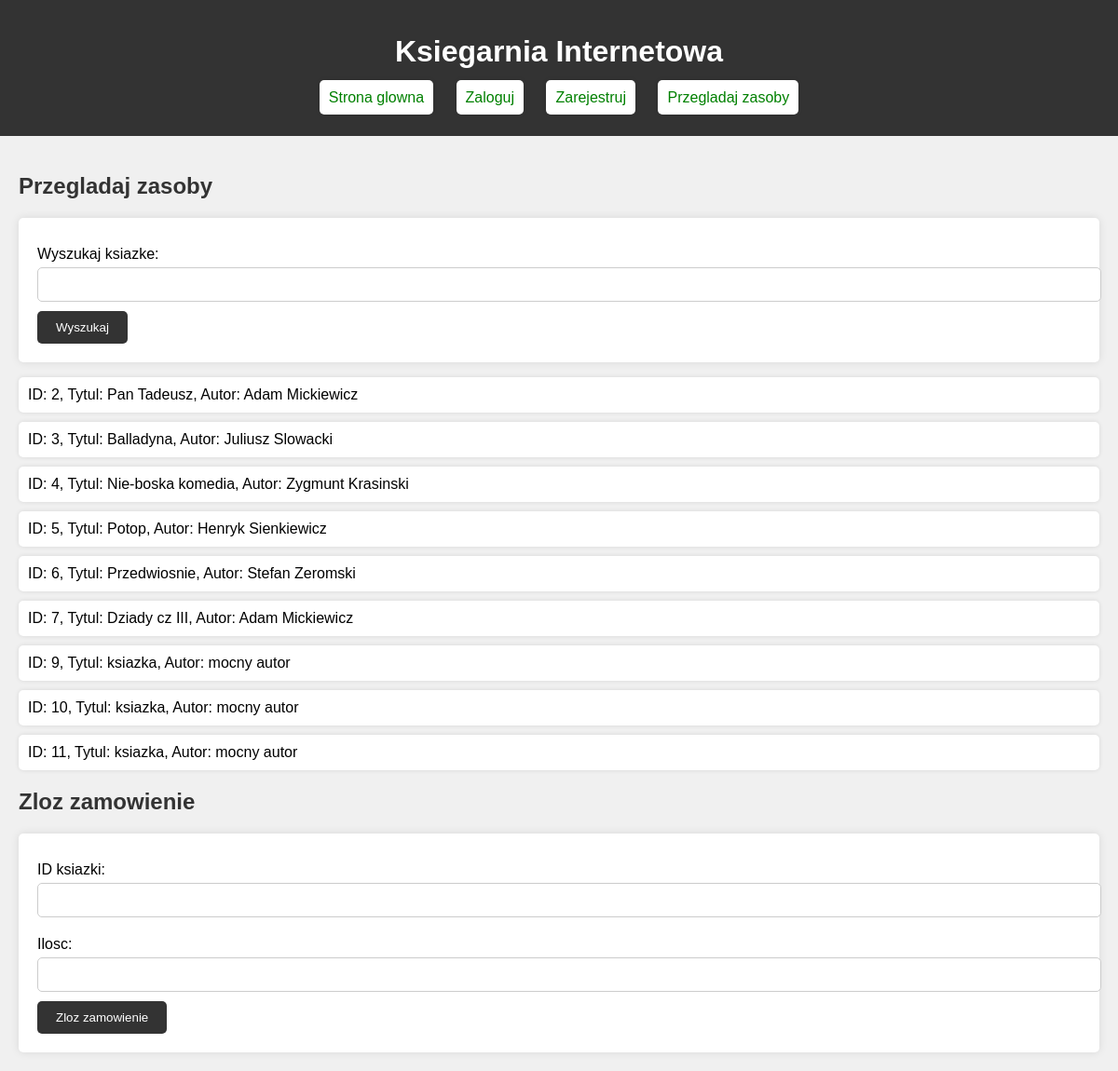
/przeglad.php, run on the app's committed database.
### tables this page shows
CREATE TABLE `ksiazka` (
  `id_ksiazki` int(11) NOT NULL,
  `tytul` varchar(40) DEFAULT NULL,
  `autor` varchar(100) DEFAULT NULL,
  `wydawnictwo` varchar(30) DEFAULT NULL,
  `rok_wydania` int(11) DEFAULT NULL,
  `ilosc` int(11) DEFAULT NULL,
  `cena` float DEFAULT NULL
);

### przeglad.php (the view, shortened to what this page needs)
<?php
require 'baza.php';
$search = $_POST['search'] ?? '';
$query = $db->prepare("SELECT * FROM ksiazka WHERE tytul LIKE ?");
$query->execute(['%' . $search . '%']);
$books = $query->fetchAll();
?>
<!DOCTYPE html>
<html lang="pl">
<head>
    <link rel="stylesheet" href="styles.css">
</head>
<body>
    <header>
        <h1>Ksiegarnia Internetowa</h1>
        <nav>
            <ul>
                <li><a href="index.php">Strona glowna</a></li>
                <li><a href="login.php">Zaloguj</a></li>
                <li><a href="register.php">Zarejestruj</a></li>
                <li><a href="przeglad.php">Przegladaj zasoby</a></li>
            </ul>
        </nav>
    </header>
    <main>
        <h2>Przegladaj zasoby</h2>
        <form method="POST" action="przeglad.php">
            <label for="search">Wyszukaj ksiazke:</label>
            <input type="text" id="search" name="search" value="<?php echo htmlspecialchars($search); ?>">
            <button type="submit">Wyszukaj</button>
        </form>
        <ul>
            <?php foreach ($books as $book): ?>
                <li>ID: <?php echo htmlspecialchars($book['id_ksiazki']); ?>, Tytul: <?php echo htmlspecialchars($book['tytul']); ?>, Autor: <?php echo htmlspecialchars($book['autor']); ?></li>
            <?php endforeach; ?>
        </ul>
        <h2>Zloz zamowienie</h2>
        <form method="POST" action="przeglad.php">
            <label for="book_id">ID ksiazki:</label>
            <input type="number" id="book_id" name="book_id" required>
            <label for="quantity">Ilosc:</label>
            <input type="number" id="quantity" name="quantity" required>
            <button type="submit">Zloz zamowienie</button>
        </form>
    </main>
</body>
</html>

### styles.css (style rules this page uses)
body { font-family: Arial, sans-serif; margin: 0; padding: 0; background-color: #f0f0f0; }
header { background-color: #333; color: #fff; padding: 1em 0; text-align: center; }
nav ul { list-style: none; padding: 0; }
nav ul li { display: inline; margin: 0 10px; }
nav ul li a { color: #fff; text-decoration: none; color: green; }
main { padding: 20px; }
h2 { color: #333; }
form { background-color: #fff; padding: 20px; border-radius: 5px; box-shadow: 0 0 10px rgba(0, 0, 0, 0.1); }
form label { display: block; margin: 10px 0 5px; }
form input[type="text"], form input[type="email"], form input[type="password"], form input[type="number"] { width: 100%; padding: 10px; margin-bottom: 10px; border: 1px solid #ccc; border-radius: 5px; }
form button { padding: 10px 20px; background-color: #333; color: #fff; border: none; border-radius: 5px; cursor: pointer; }
ul { list-style: none; padding: 0; }
ul li { background-color: #fff; margin: 10px 0; padding: 10px; border-radius: 5px; box-shadow: 0 0 5px rgba(0, 0, 0, 0.1); }

### data on the page
ksiazka: id_ksiazki "2", tytul "Pan Tadeusz", autor "Adam Mickiewicz"
ksiazka: id_ksiazki "3", tytul "Balladyna", autor "Juliusz Slowacki"
ksiazka: id_ksiazki "4", tytul "Nie-boska komedia", autor "Zygmunt Krasinski"
ksiazka: id_ksiazki "5", tytul "Potop", autor "Henryk Sienkiewicz"
ksiazka: id_ksiazki "6", tytul "Przedwiosnie", autor "Stefan Zeromski"
ksiazka: id_ksiazki "7", tytul "Dziady cz III", autor "Adam Mickiewicz"
ksiazka: id_ksiazki "9", tytul "ksiazka", autor "mocny autor"
ksiazka: id_ksiazki "10", tytul "ksiazka", autor "mocny autor"
ksiazka: id_ksiazki "11", tytul "ksiazka", autor "mocny autor"
